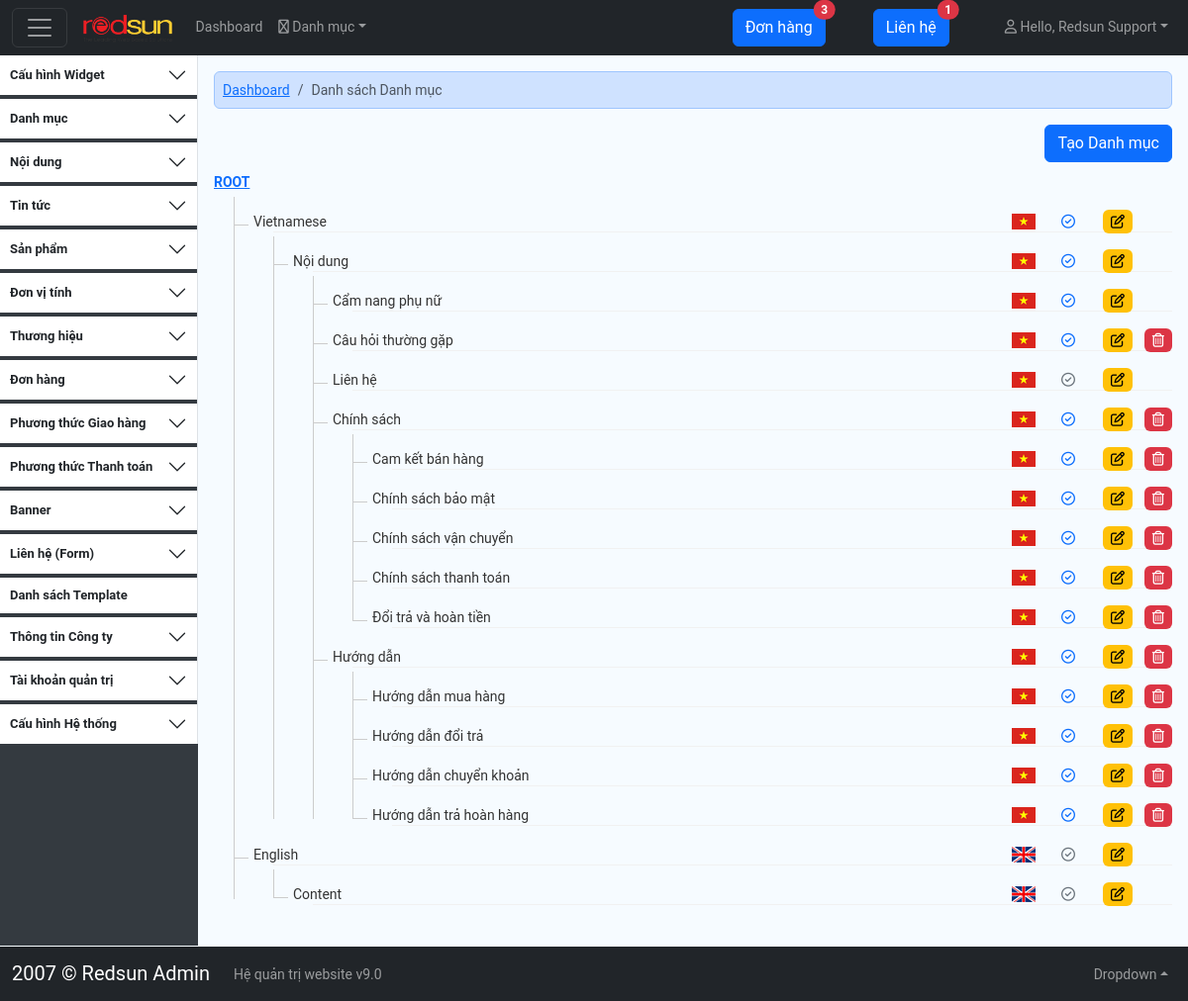
Page /adminCMS/index.php?module=category&act=list&node=content (signed in) on the committed database.
### tables this page shows
CREATE TABLE `tblwebmaster` (
  `ID` tinyint(3) NOT NULL,
  `username` varchar(50) DEFAULT NULL,
  `password` varchar(50) DEFAULT NULL,
  `fullname` varchar(50) DEFAULT NULL,
  `phone` varchar(20) DEFAULT NULL,
  `email` varchar(100) DEFAULT NULL,
  `address` varchar(255) DEFAULT NULL,
  `level` varchar(10) DEFAULT 'admin' COMMENT 'root, admin, staff',
  `t_status` tinyint(1) DEFAULT 1,
  `module_access` text NOT NULL,
  `permit_access` varchar(200) NOT NULL DEFAULT '',
  `salt` varchar(10) NOT NULL,
  `avatar` varchar(255) NOT NULL,
  `created_date` int(15) NOT NULL,
  `created_by` tinyint(3) NOT NULL,
  `updated_date` int(15) NOT NULL,
  `updated_by` tinyint(3) NOT NULL
);

CREATE TABLE `tblcategory` (
  `ID` int(9) NOT NULL,
  `code` varchar(20) NOT NULL,
  `code_module` varchar(20) NOT NULL,
  `title` varchar(255) NOT NULL,
  `title_search` varchar(255) NOT NULL,
  `urlseo` varchar(255) NOT NULL,
  `t_status` int(1) NOT NULL DEFAULT 2,
  `position` int(9) NOT NULL DEFAULT 1,
  `left` int(4) NOT NULL,
  `right` int(4) NOT NULL,
  `level` int(2) NOT NULL,
  `parent_id` int(9) NOT NULL,
  `intro` text NOT NULL,
  `description` longtext NOT NULL,
  `imgURL` text NOT NULL,
  `menu` varchar(255) NOT NULL,
  `url` text NOT NULL,
  `lang` varchar(3) NOT NULL DEFAULT 'vn',
  `created_by` int(9) NOT NULL DEFAULT 0,
  `created_date` int(20) NOT NULL DEFAULT 0,
  `updated_date` int(20) NOT NULL DEFAULT 0,
  `updated_by` int(9) NOT NULL DEFAULT 0
);

### adminCMS/data/category/list.php (the view, shortened to what the rows shown need)
<?php
	$category_controller = new category_controller();
	$db = new database();
	$_method = new method();
	$node = $_method->_Get('node','string');
	switch ($node){
		case "content":
			$code_module = "RSCMS";
			$filter = " and code_module='".$code_module."' OR code_module='_LANGUAGE' ";
			$root = true;
			$rootid = 1;
			$_TREE  = new json_tree($category_controller->getTable(),array());
			$arr_combine = $_TREE->_get_children($rootid,true,0,$filter,"");
			if ($arr_combine) {
				$arr_cate = array_values($arr_combine);
			}else{
				$arr_cate = array();
			}
		break;
	}
	$_ARR_STATUS = unserialize(_ARR_STATUS);
	$_ARR_FLAG_LANG = unserialize(_ARR_FLAG_LANG);
	$_ARR_LANG_TEXT = unserialize(_ARR_LANG_TEXT);
	$_ARR_STATUS_COLOR_CLASS = unserialize(_ARR_STATUS_COLOR_CLASS);
	$html_tree ='';
	$total=count($arr_cate);
	if($root) $start = 0; else $start =1;
	$aCatNext = null;
	$levelNext = null;
	$levelPre = null;
	$close_div = 0;
	for($i=$start;$i<$total;$i++){
		$aCat = $arr_cate[$i];
		if(isset($arr_cate[$i+1])){
			$aCatNext = $arr_cate[$i+1];
		}else{
			$aCatNext = null;
		}
		if ($i-1 < 0) {
			$aCatPre = null;
		}else{
			$aCatPre = $arr_cate[$i-1];
		}
		if(isset($aCatNext['level'])){
			$levelNext = $aCatNext['level'];
		}else{
			$levelNext = null;
		}
		if(isset($aCatPre['level'])){
			$levelPre = $aCatPre['level'];
		}else{
			$levelPre = null;
		}
		$levelCurr = $aCat['level'];
		$cate_edit_url = _LINK_CATEGORY_CREATE.'&node='.$node.'&lang='.$aCat['lang'].'&id='.$aCat['id'];
		$htmlTitle = '<a class="cate-title" href="'.$cate_edit_url.'" title="'.$aCat['title'].'">'.$aCat['title'].'</a>';
		$htmlStatus = '<a id="status_'.$aCat['id'].'" onclick="activeCate('.$aCat['id'].')" class="cate-attr cate-status d-none d-md-block '.$_ARR_STATUS_COLOR_CLASS[$aCat['t_status']].'" href="#" data-bs-toggle="tooltip" data-bs-placement="top" data-bs-title="'.$_ARR_STATUS[$aCat['t_status']].'"><i class="fa-regular fa-circle-check"></i></i></a>';
		$htmlEdit = '<a class="cate-attr cate-edit badge text-bg-warning" href="'.$cate_edit_url.'" data-bs-toggle="tooltip" data-bs-placement="top" data-bs-title="'.$LANG['edit'].'"><i class="fa-regular fa-pen-to-square"></i></a>';
		$htmlDelete = '<a onclick="removeCate('.$aCat['id'].')" class="cate-attr cate-remove badge text-bg-danger" href="#" data-bs-toggle="tooltip" data-bs-placement="top" data-bs-title="'.$LANG['delete'].'"><i class="fa-regular fa-trash-can"></i></i></a>';
		$htmlFlag = '<a class="cate-attr cate-flag d-none d-md-block" href="'.$cate_edit_url.'" data-bs-toggle="tooltip" data-bs-placement="top" data-bs-title="'.$_ARR_LANG_TEXT[$aCat['lang']].'"><img src="'.$_ARR_FLAG_LANG[$aCat['lang']].'" alt="'.$_ARR_LANG_TEXT[$aCat['lang']].'"></a>';
			$coundID = $db->getValue("
				select count(ID) as coundID
				from ".$category_controller->getTable()."
				where code = '".$aCat['code']."'
				and `lang` = '".$aCat['lang']."'
			","coundID");
			if ($coundID == 1 || $aCat['level'] < 3) {
				$htmlDelete = '';
			}
		if ((!isset($levelPre) || $levelPre == null) && $levelNext != null) {
			$html_tree .= '
				<div>
					'.$htmlTitle.'
					'.$htmlFlag.'
					'.$htmlStatus.'
					'.$htmlEdit.'
					'.$htmlDelete.'
			';
			$close_div = $close_div + 1;
		}
		if ($levelPre != null && (!isset($levelNext) || $levelNext == null) && $levelPre < $levelCurr) {
			$html_tree .= '
				<div class="sub-cate">
					<div>
						'.$htmlTitle.'
						'.$htmlFlag.'
						'.$htmlStatus.'
						'.$htmlEdit.'
						'.$htmlDelete.'
			';
			$close_div = $close_div + 2;
			$close_div_temp = $close_div;
			for ($d=0; $d < $close_div_temp; $d++) {
				$html_tree .= '
					</div>
				';
				$close_div = $close_div - 1;
			}
		}
		if (isset($levelPre) && isset($levelNext) && $levelPre == $levelCurr && $levelCurr == $levelNext) {
			$html_tree .= '
				</div>
				<div>
					'.$htmlTitle.'
					'.$htmlFlag.'
					'.$htmlStatus.'
					'.$htmlEdit.'
					'.$htmlDelete.'
			';
		}
		if (isset($levelPre) && isset($levelNext) && $levelPre < $levelCurr && $levelCurr == $levelNext) {
			$html_tree .= '
				<div class="sub-cate">
					<div>
						'.$htmlTitle.'
						'.$htmlFlag.'
						'.$htmlStatus.'
						'.$htmlEdit.'
						'.$htmlDelete.'
			';
			$close_div = $close_div + 2;
		}
		if (isset($levelPre) && isset($levelNext) && $levelPre == $levelCurr && $levelCurr > $levelNext) {
			$html_tree .= '
				</div>
				<div>
					'.$htmlTitle.'
					'.$htmlFlag.'
					'.$htmlStatus.'
					'.$htmlEdit.'
					'.$htmlDelete.'
			';
		}
		if (isset($levelPre) && isset($levelNext) && $levelPre == $levelCurr && $levelCurr < $levelNext) {
			$html_tree .= '
				</div>
				<div>
					'.$htmlTitle.'
					'.$htmlFlag.'
					'.$htmlStatus.'
					'.$htmlEdit.'
					'.$htmlDelete.'
			';
		}
		if (isset($levelPre) && isset($levelNext) && $levelPre < $levelCurr && $levelCurr < $levelNext) {
			$html_tree .= '
				<div class="sub-cate">
					<div>
						'.$htmlTitle.'
						'.$htmlFlag.'
						'.$htmlStatus.'
						'.$htmlEdit.'
						'.$htmlDelete.'
			';
			$close_div = $close_div + 2;
		}
		if (isset($levelPre) && isset($levelNext) && $levelPre > $levelCurr && $levelCurr < $levelNext) {
			$sub_level = (int)$levelPre - (int)$levelCurr;
			for ($d=0; $d < $sub_level; $d++) {
				$html_tree .= '
						</div>
					</div>
				';
				$close_div = $close_div - 2;
			}
			$html_tree .= '
				</div>
				<div>
					'.$htmlTitle.'
					'.$htmlFlag.'
					'.$htmlStatus.'
					'.$htmlEdit.'
					'.$htmlDelete.'
			';
		}
	}
?>

### adminCMS/layout/header.php (shortened to what the rows shown need)
<nav class="navbar navbar-expand-md bg-dark navbar-dark fixed-top">
    <div class="container-fluid">
        <div class="collapse navbar-collapse" id="navbar-top">
            <ul class="navbar-nav w-100">
                <li class="nav-item dropdown ms-md-5">
                    <a class="nav-link dropdown-toggle" href="#" role="button" data-bs-toggle="dropdown" title=""><i class="fa-regular fa-user rounded-pill"></i> <?php echo $LANG['hello']; ?>, <?php echo $webmt_fullname; ?></a></a>
                </li>
            </ul>
        </div>
    </div>
</nav>

### rows in the picture
tblwebmaster: fullname "Redsun Support"
tblcategory: title "Vietnamese"
tblcategory: title "Nội dung"
tblcategory: title "Cẩm nang phụ nữ"
tblcategory: title "Câu hỏi thường gặp"
tblcategory: title "Liên hệ"
tblcategory: title "Chính sách"
tblcategory: title "Cam kết bán hàng"
tblcategory: title "Chính sách bảo mật"
tblcategory: title "Chính sách vận chuyển"
tblcategory: title "Chính sách thanh toán"
tblcategory: title "Đổi trả và hoàn tiền"
tblcategory: title "Hướng dẫn"
tblcategory: title "Hướng dẫn mua hàng"
tblcategory: title "Hướng dẫn đổi trả"
tblcategory: title "Hướng dẫn chuyển khoản"
tblcategory: title "Hướng dẫn trả hoàn hàng"
tblcategory: title "English"
tblcategory: title "Content"

### other values in the picture
$LANG['index'] "Dashboard"
$LANG['category'] "Danh mục"
$LANG['order'] "Đơn hàng"
$LANG['contact'] "Liên hệ"
$LANG['hello'] "Hello"
$LANG['config'] "Cấu hình"
$LANG['widget'] "Widget"
$LANG['content'] "Nội dung"
$LANG['news'] "Tin tức"
$LANG['product'] "Sản phẩm"
$LANG['unit'] "Đơn vị tính"
$LANG['brand'] "Thương hiệu"
$LANG['deliverymethod'] "Phương thức Giao hàng"
$LANG['paymentmethod'] "Phương thức Thanh toán"
$LANG['banner'] "Banner"
